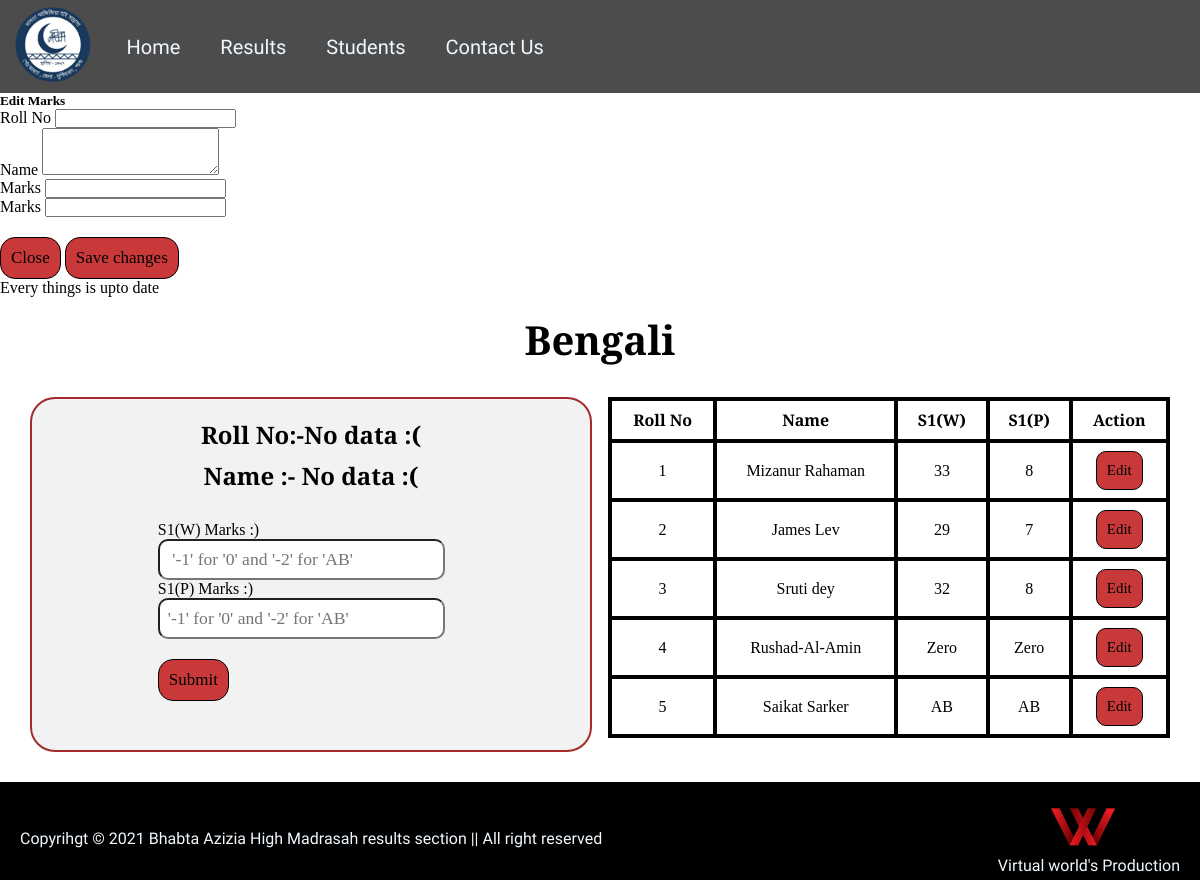
The app's page /enter_marks.php?s=1 (signed in) with its own data.
### tables this page shows
CREATE TABLE `teachers` (
  `sl_no` int(10) NOT NULL,
  `name` varchar(60) NOT NULL,
  `subject` varchar(50) NOT NULL,
  `u_name` varchar(80) NOT NULL,
  `password` varchar(50) NOT NULL,
  `desc(only for database)` varchar(1000) NOT NULL
);

CREATE TABLE `students` (
  `sl_no` int(10) NOT NULL,
  `roll_no` int(10) NOT NULL,
  `name` varchar(50) NOT NULL,
  `bengali` int(10) NOT NULL,
  `be_s1_p` int(10) NOT NULL,
  `be_s2_w` int(10) NOT NULL,
  `be_s2_p` int(10) NOT NULL,
  `be_s3_w` int(10) NOT NULL,
  `be_s3_p` int(10) NOT NULL,
  `english` int(10) NOT NULL,
  `en_s1_p` int(10) NOT NULL,
  `en_s2_w` int(10) NOT NULL,
  `en_s2_p` int(10) NOT NULL,
  `en_s3_w` int(10) NOT NULL,
  `en_s3_p` int(10) NOT NULL,
  `history` int(10) NOT NULL,
  `hi_s1_p` int(10) NOT NULL,
  `hi_s2_w` int(10) NOT NULL,
  `hi_s2_p` int(10) NOT NULL,
  `hi_s3_w` int(10) NOT NULL,
  `hi_s3_p` int(10) NOT NULL,
  `geography` int(10) NOT NULL,
  `ge_s1_p` int(10) NOT NULL,
  `ge_s2_w` int(10) NOT NULL,
  `ge_s2_p` int(10) NOT NULL,
  `ge_s3_w` int(10) NOT NULL,
  `ge_s3_p` int(10) NOT NULL,
  `mathematics` int(10) NOT NULL,
  `ma_s1_p` int(10) NOT NULL,
  `ma_s2_w` int(10) NOT NULL,
  `ma_s2_p` int(10) NOT NULL,
  `ma_s3_w` int(10) NOT NULL,
  `ma_s3_p` int(10) NOT NULL,
  `physics` int(10) NOT NULL,
  `ph_s1_p` int(10) NOT NULL,
  `ph_s2_w` int(10) NOT NULL,
  `ph_s2_p` int(10) NOT NULL,
  `ph_s3_w` int(10) NOT NULL,
  `ph_s3_p` int(10) NOT NULL,
  `l.science` int(10) NOT NULL,
  `li_s1_p` int(10) NOT NULL,
  `li_s2_w` int(10) NOT NULL,
  `li_s2_p` int(10) NOT NULL,
  `li_s3_w` int(10) NOT NULL,
  `li_s3_p` int(10) NOT NULL,
  `islam_parichay` int(10) NOT NULL,
  `is_s1_p` int(10) NOT NULL,
  `is_s2_w` int(10) NOT NULL,
  `is_s2_p` int(10) NOT NULL,
  `is_s3_w` int(10) NOT NULL,
  `is_s3_p` int(10) NOT NULL,
  `arabic` int(10) NOT NULL,
  `ar_s1_p` int(10) NOT NULL,
  `ar_s2_w` int(10) NOT NULL,
  `ar_s2_p` int(10) NOT NULL,
  `ar_s3_w` int(10) NOT NULL,
  `ar_s3_p` int(10) NOT NULL,
  `time` datetime NOT NULL DEFAULT current_timestamp(),
  `desc(only for database)` text NOT NULL
);

### enter_marks.php (the view, shortened to what this page needs)
<?php
 $sub_id=$_SESSION['sl_no'];
 $s_val=$_GET['s'];
  if($s_val==1) {
    $type_s_w="S1(W)";
    $type_s_p="S1(P)";
    $inp_name_w="marks";
    $inp_name_p="s1_p";
            if ($sub_id==2) {
              $sub_name_w="bengali";
              $sub_name_p="be_s1_p";
            }
            elseif ($sub_id==3) {
              $sub_name_w="english";
              $sub_name_p="en_s1_p";
            }
            elseif ($sub_id==4) {
              $sub_name_w="history";
              $sub_name_p="hi_s1_p";
            }
            elseif ($sub_id==5) {
              $sub_name_w="geography";
              $sub_name_p="ge_s1_p";
            }
            elseif ($sub_id==6) {
              $sub_name_w="mathematics";
              $sub_name_p="ma_s1_p";
            }
            elseif ($sub_id==7) {
              $sub_name_w="physics";
              $sub_name_p="ph_s1_p";
            }
            elseif ($sub_id==8) {
              $sub_name_w="l.science";
              $sub_name_p="li_s1_p";
            }
            elseif ($sub_id==9) {
              $sub_name_w="islam_parichay";
              $sub_name_p="is_s1_p";
            }
            elseif ($sub_id==10) {
              $sub_name_w="arabic";
              $sub_name_p="ar_s1_p";
            }
  }
?>
<!DOCTYPE html>
<html lang="en">
<head>
    <link href="https://cdn.jsdelivr.net/npm/bootstrap@5.1.1/dist/css/bootstrap.min.css" rel="stylesheet"integrity="sha384-F3w7mX95PdgyTmZZMECAngseQB83DfGTowi0iMjiWaeVhAn4FJkqJByhZMI3AhiU">
    <link rel="stylesheet" href="css/head_foot.css">
    <link rel="stylesheet" href="css/enter_marks.css">
    <link rel="stylesheet" media="screen and (max-width: 780px)" href="css/tab_head_foot.css">
    <link rel="stylesheet" media="screen and (max-width: 460px)" href="css/phone_head_foot.css">
</head>
<body>
    <?php require "partial/header.php"?>
     <?php require "partial/edit_modal_ma.php" ?>
     <?php
     require "partial/db_connect.php";
     ?>
 <?php
      $sql_f="SELECT * from `students` where `$sub_name_w`='0'";
      $result = mysqli_query($connect,$sql_f);
      $row=mysqli_fetch_assoc($result);
   if ($row['roll_no']!=NULL) {
      $roll_no=$row['roll_no'];
      $name=$row['name'];
    }
   else {
     echo"Every things is upto date";
     $roll_no="No data :(";
     $name="No data :(";
   }
 ?>
    <?php
     require "partial/db_connect.php";
     $sql = "SELECT * from `teachers`where  `sl_no`= '$_SESSION[sl_no]'";
     $result = mysqli_query($connect,$sql);
     $row=mysqli_fetch_assoc($result);
     echo
     '<h1 id="h-sub">'.$row['subject'].'</h1>';
    ?>
    <div id="container">
        <div id="input-box">
            <h1 class="h-primary ">Roll No:-<?php echo $roll_no;?></h1>
            <h1 class="h-primary mb">Name :- <?php echo $name;?></h1>
            <div id="input">
                <form action="enter_marks.php?s=<?php echo $s_val ?>" method="post">
                    <div class="form-group">
                        <label for="marks"><?php echo $type_s_w ?> Marks :) </label>
                        <input type="number" id="s_w" name="<?php echo $inp_name_w?>" placeholder=" '-1' for '0' and '-2' for 'AB'">
                    </div>
                    <div class="form-group">
                        <label for="marks"><?php echo $type_s_p ?> Marks :) </label>
                        <input type="number" id="s_p" name="<?php echo $inp_name_p ?>" placeholder="'-1' for '0' and '-2' for 'AB'">
                    </div>
                    <button class="btn">Submit</button>
                </form>
            </div>
        </div>
        <div id="table">
            <table id="myTable">
                <tr>
                    <th>Roll No</th>
                    <th>Name</th>
                    <th><?php echo $type_s_w ?></th>
                    <th><?php echo $type_s_p ?></th>
                    <th>Action</th>
                </tr>
                <?php
                $sql_f="SELECT * from `students`";
                $result = mysqli_query($connect,$sql_f);
                while ($row=mysqli_fetch_assoc($result)) {
                $roll_no=$row['roll_no'];
                $name=$row['name'];
                $subject_w=$row[$sub_name_w];
                $subject_p=$row[$sub_name_p];
                $subject_w=str_replace("-1","Zero",$subject_w);
                $subject_w=str_replace("-2","AB",$subject_w);
                $subject_p=str_replace("-1","Zero",$subject_p);
                $subject_p=str_replace("-2","AB",$subject_p);
                echo
                '<tr>
                    <td>'.$roll_no.'</td>
                    <td>'.$name.'</td>
                    <td>'.$subject_w.'</td>
                    <td>'.$subject_p.'</td>
                    <td><button class="t-btn edit" id='.$row['sl_no'].'>Edit</button></td>
                </tr>';
                }
                ?>
            </table>
        </div>
    </div>
    <?php require "partial/footer.php"?>
</body>
</html>

### css/head_foot.css (style rules this page uses)
* { margin: 0px; padding: 0px; }

### css/enter_marks.css (style rules this page uses)
* { margin: 0px; padding: 0px; }
#h-sub { text-align: center; margin-top: 15px; font-family: 'Bree Serif', serif; font-size: 2.5rem; }
#container { display: grid; grid-gap: 1rem; grid-template-columns: repeat(auto-fit, minmax(300px ,1fr)); margin: 30px; }
#input-box { display: flex; flex-direction: column; border: 2px solid brown; height: 351px; font-family: 'Bree Serif', serif; align-items: center; justify-content: center; background: #f2f2f2; border-radius: 25px; }
#input { display: flex; align-items: center; justify-content: center; padding-bottom: 34px; margin-left: 41px; }
#input label { font-family: 'Bree Serif', serif; font-size: 1rem; }
#input input { width: 77%; padding: 0.5rem; border-radius: 10px; font-size: 1.1rem; font-family: 'Bree Serif', serif; }
.btn { border: 1px solid black; padding: 10px; margin-top: 20px; border-radius: 15px; background: #ca3939; font-size: 17px; font-family: 'Bree Serif', serif; cursor: pointer; }
table#myTable { width: 100%; margin: 0 auto; clear: both; border-collapse: separate; border-spacing: 0; }
#table table { border: 2px solid black; }
#table th,tr,td { border: 2px solid black; text-align: center; box-sizing: content-box; padding: 8px 10px; font-family: 'Bree Serif', serif; }
.t-btn { border: 1px solid black; padding: 10px; border-radius: 10px; background: #ca3939; font-size: 15px; font-family: 'Bree Serif', serif; cursor: pointer; }
.h-primary { font-family: 'Bree Serif', serif; font-size: 1.5rem; padding: 4px; }
.mb { margin-bottom: 25px; }

### records on screen
teachers: subject "Bengali"
students: roll_no "1", name "Mizanur Rahaman", bengali "33", be_s1_p "8"
students: roll_no "2", name "James Lev", bengali "29", be_s1_p "7"
students: roll_no "3", name "Sruti dey", bengali "32", be_s1_p "8"
students: roll_no "4", name "Rushad-Al-Amin", bengali "Zero", be_s1_p "Zero"
students: roll_no "5", name "Saikat Sarker", bengali "AB", be_s1_p "AB"

### other values on screen
$roll_no "No data :("
$name "No data :("
$type_s_w "S1(W)"
$type_s_p "S1(P)"
